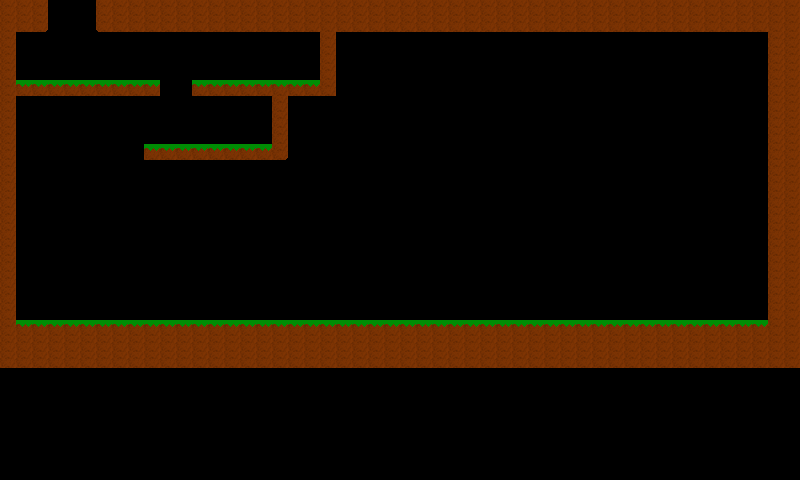

The image is a tile-based game level rendered from a .tmx file. Its description and source (layers, tilesets, objects; grid data summarised) follow:
An orthogonal 50x30 tile map with 16x16 px tiles, 2 tile layers (Tile Layer 1, GUI) and 111 objects.

<map version="1.0" tiledversion="1.0.1" orientation="orthogonal" renderorder="right-down" width="50" height="30" tilewidth="16" tileheight="16" nextobjectid="186">
 <tileset firstgid="1" name="world" tilewidth="16" tileheight="16" tilecount="50" columns="5">
  <image source="../sprites/world.png" width="80" height="160" />
 </tileset>
 <layer name="Tile Layer 1" width="50" height="30">
  <data>[1500 cells, 331 non-empty, 4 distinct tile ids]</data>
 </layer>
 <objectgroup name="Object Layer 1" visible="0">
  <object id="11" gid="6" x="320" y="96" width="16" height="16" />
  <object id="13" gid="6" x="320" y="80" width="16" height="16" />
  <object id="14" gid="6" x="320" y="64" width="16" height="16" />
  <object id="15" gid="6" x="320" y="48" width="16" height="16" />
  <object id="16" gid="6" x="0" y="48" width="16" height="16" />
  <object id="17" gid="6" x="0" y="64" width="16" height="16" />
  <object id="18" gid="6" x="0" y="80" width="16" height="16" />
  <object id="19" gid="6" x="0" y="96" width="16" height="16" />
  <object id="20" gid="6" x="0" y="112" width="16" height="16" />
  <object id="81" gid="6" x="240" y="336" width="16" height="16" />
  <object id="82" gid="6" x="256" y="336" width="16" height="16" />
  <object id="83" gid="6" x="272" y="336" width="16" height="16" />
  <object id="84" gid="6" x="288" y="336" width="16" height="16" />
  <object id="85" gid="6" x="304" y="336" width="16" height="16" />
  <object id="86" gid="6" x="320" y="336" width="16" height="16" />
  <object id="87" gid="6" x="336" y="336" width="16" height="16" />
  <object id="88" gid="6" x="352" y="336" width="16" height="16" />
  <object id="92" gid="1" x="304" y="96" width="16" height="16" />
  <object id="93" gid="1" x="288" y="96" width="16" height="16" />
  <object id="94" gid="1" x="272" y="96" width="16" height="16" />
  <object id="95" gid="1" x="256" y="96" width="16" height="16" />
  <object id="96" gid="1" x="240" y="96" width="16" height="16" />
  <object id="97" gid="1" x="224" y="96" width="16" height="16" />
  <object id="98" gid="1" x="208" y="96" width="16" height="16" />
  <object id="99" gid="1" x="192" y="96" width="16" height="16" />
  <object id="100" gid="1" x="144" y="96" width="16" height="16" />
  <object id="101" gid="1" x="112" y="96" width="16" height="16" />
  <object id="102" gid="1" x="128" y="96" width="16" height="16" />
  <object id="103" gid="1" x="80" y="96" width="16" height="16" />
  <object id="104" gid="1" x="96" y="96" width="16" height="16" />
  <object id="105" gid="1" x="32" y="96" width="16" height="16" />
  <object id="106" gid="1" x="48" y="96" width="16" height="16" />
  <object id="107" gid="1" x="64" y="96" width="16" height="16" />
  <object id="108" gid="1" x="16" y="96" width="16" height="16" />
  <object id="109" gid="6" x="16" y="96" width="16" height="16" />
  <object id="110" gid="6" x="32" y="96" width="16" height="16" />
  <object id="111" gid="6" x="48" y="96" width="16" height="16" />
  <object id="112" gid="6" x="64" y="96" width="16" height="16" />
  <object id="113" gid="6" x="80" y="96" width="16" height="16" />
  <object id="114" gid="6" x="96" y="96" width="16" height="16" />
  <object id="115" gid="6" x="112" y="96" width="16" height="16" />
  <object id="116" gid="6" x="144" y="96" width="16" height="16" />
  <object id="117" gid="6" x="128" y="96" width="16" height="16" />
  <object id="118" gid="6" x="224" y="96" width="16" height="16" />
  <object id="119" gid="6" x="192" y="96" width="16" height="16" />
  <object id="120" gid="6" x="208" y="96" width="16" height="16" />
  <object id="121" gid="6" x="240" y="96" width="16" height="16" />
  <object id="122" gid="6" x="272" y="96" width="16" height="16" />
  <object id="123" gid="6" x="256" y="96" width="16" height="16" />
  <object id="124" gid="6" x="304" y="96" width="16" height="16" />
  <object id="125" gid="6" x="288" y="96" width="16" height="16" />
  <object id="126" gid="6" x="144" y="160" width="16" height="16" />
  <object id="127" gid="6" x="160" y="160" width="16" height="16" />
  <object id="128" gid="6" x="176" y="160" width="16" height="16" />
  <object id="129" gid="6" x="192" y="160" width="16" height="16" />
  <object id="130" gid="6" x="208" y="160" width="16" height="16" />
  <object id="131" gid="6" x="224" y="160" width="16" height="16" />
  <object id="132" gid="6" x="240" y="160" width="16" height="16" />
  <object id="133" gid="6" x="256" y="160" width="16" height="16" />
  <object id="134" gid="6" x="272" y="160" width="16" height="16" />
  <object id="135" gid="6" x="368" y="336" width="16" height="16" />
  <object id="136" gid="6" x="384" y="336" width="16" height="16" />
  <object id="137" gid="6" x="400" y="336" width="16" height="16" />
  <object id="138" gid="6" x="416" y="336" width="16" height="16" />
  <object id="139" gid="6" x="448" y="336" width="16" height="16" />
  <object id="140" gid="6" x="432" y="336" width="16" height="16" />
  <object id="141" gid="6" x="480" y="336" width="16" height="16" />
  <object id="142" gid="6" x="464" y="336" width="16" height="16" />
  <object id="143" gid="6" x="512" y="336" width="16" height="16" />
  <object id="144" gid="6" x="496" y="336" width="16" height="16" />
  <object id="145" gid="6" x="544" y="336" width="16" height="16" />
  <object id="146" gid="6" x="528" y="336" width="16" height="16" />
  <object id="147" gid="6" x="576" y="336" width="16" height="16" />
  <object id="148" gid="6" x="560" y="336" width="16" height="16" />
  <object id="149" gid="6" x="592" y="336" width="16" height="16" />
  <object id="150" gid="6" x="624" y="336" width="16" height="16" />
  <object id="151" gid="6" x="608" y="336" width="16" height="16" />
  <object id="152" gid="6" x="640" y="336" width="16" height="16" />
  <object id="153" gid="6" x="656" y="336" width="16" height="16" />
  <object id="154" gid="6" x="672" y="336" width="16" height="16" />
  <object id="155" gid="6" x="704" y="336" width="16" height="16" />
  <object id="156" gid="6" x="704" y="336" width="16" height="16" />
  <object id="157" gid="6" x="688" y="336" width="16" height="16" />
  <object id="158" gid="6" x="720" y="336" width="16" height="16" />
  <object id="159" gid="6" x="736" y="336" width="16" height="16" />
  <object id="160" gid="6" x="752" y="336" width="16" height="16" />
  <object id="161" gid="6" x="768" y="336" width="16" height="16" />
  <object id="162" gid="6" x="768" y="320" width="16" height="16" />
  <object id="163" gid="6" x="768" y="304" width="16" height="16" />
  <object id="164" gid="6" x="768" y="288" width="16" height="16" />
  <object id="165" gid="6" x="224" y="336" width="16" height="16" />
  <object id="166" gid="6" x="208" y="336" width="16" height="16" />
  <object id="167" gid="6" x="192" y="336" width="16" height="16" />
  <object id="168" gid="6" x="176" y="336" width="16" height="16" />
  <object id="169" gid="6" x="160" y="336" width="16" height="16" />
  <object id="170" gid="6" x="128" y="336" width="16" height="16" />
  <object id="171" gid="6" x="144" y="336" width="16" height="16" />
  <object id="172" gid="6" x="96" y="336" width="16" height="16" />
  <object id="173" gid="6" x="112" y="336" width="16" height="16" />
  <object id="174" gid="6" x="64" y="336" width="16" height="16" />
  <object id="175" gid="6" x="80" y="336" width="16" height="16" />
  <object id="176" gid="6" x="48" y="336" width="16" height="16" />
  <object id="177" gid="6" x="16" y="336" width="16" height="16" />
  <object id="178" gid="6" x="16" y="336" width="16" height="16" />
  <object id="179" gid="6" x="32" y="336" width="16" height="16" />
  <object id="180" gid="6" x="0" y="336" width="16" height="16" />
  </objectgroup>
 <layer name="GUI" width="50" height="30">
  <data>[1500 cells, 0 non-empty, 0 distinct tile ids]</data>
 </layer>
</map>
<!-- 5 of 111 objects omitted -->